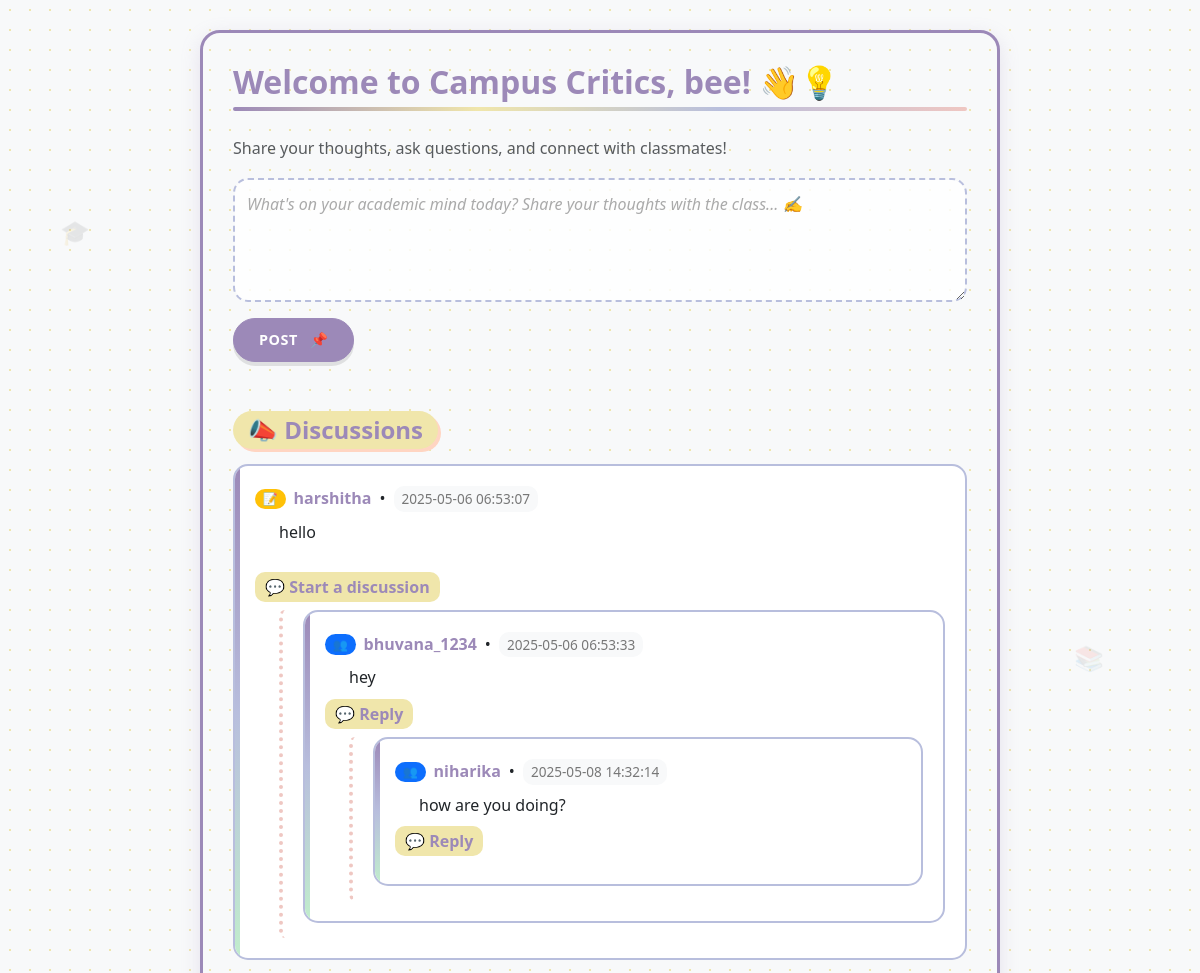
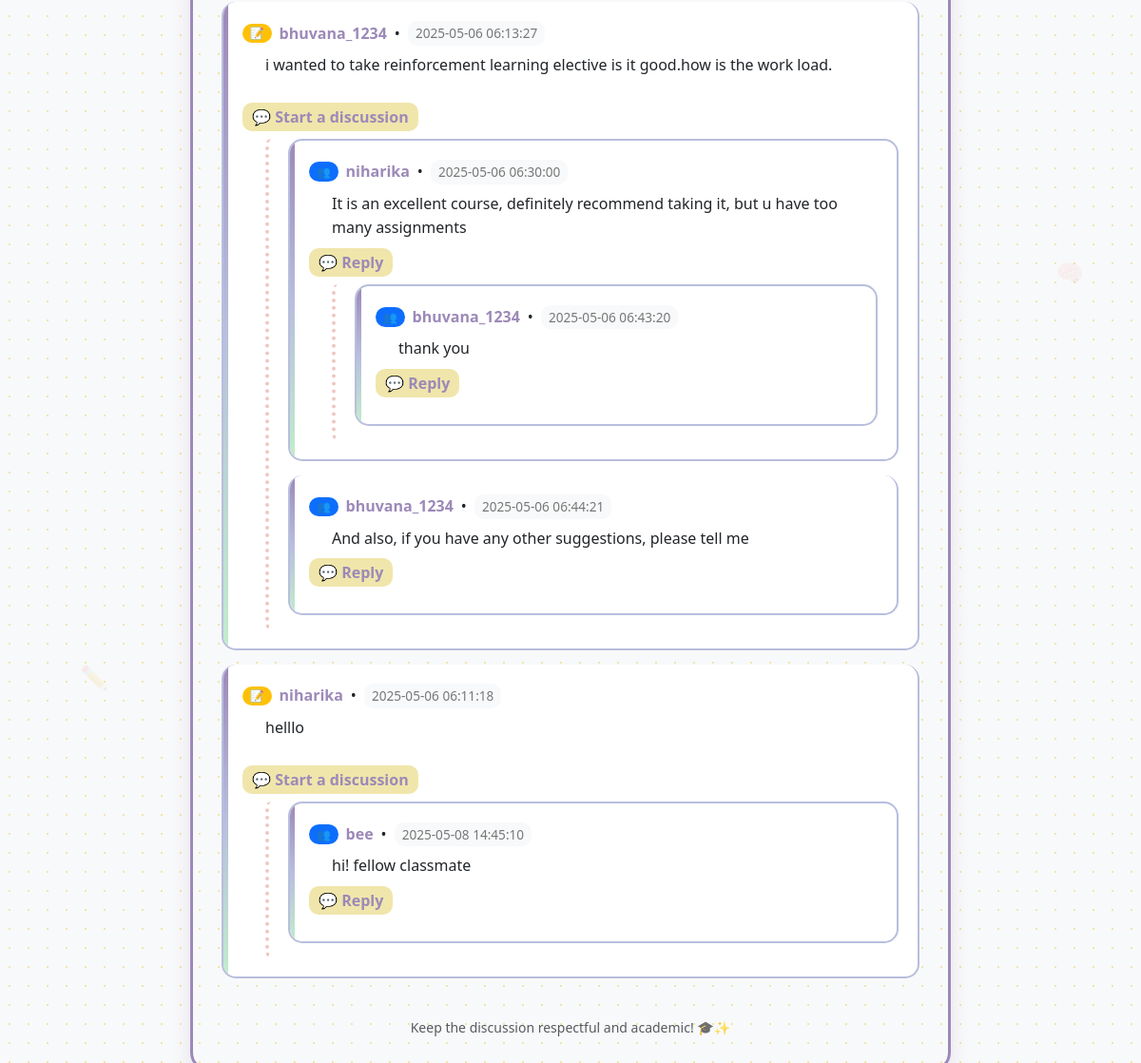
Page /community (signed in) on the committed database (2 pictures, top to bottom).
### tables this page shows
CREATE TABLE community_users (
            email TEXT PRIMARY KEY,
            username TEXT UNIQUE NOT NULL,
            FOREIGN KEY (email) REFERENCES users(email) ON DELETE CASCADE
        );

CREATE TABLE community_posts (
            id INTEGER PRIMARY KEY AUTOINCREMENT,
            username TEXT NOT NULL,
            message TEXT NOT NULL,
            timestamp DATETIME DEFAULT CURRENT_TIMESTAMP,
            FOREIGN KEY (username) REFERENCES community_users(username) ON DELETE CASCADE
        );

CREATE TABLE community_replies (
            id INTEGER PRIMARY KEY AUTOINCREMENT,
            post_id INTEGER NOT NULL,
            username TEXT NOT NULL,
            message TEXT NOT NULL,
            timestamp DATETIME DEFAULT CURRENT_TIMESTAMP, parent_reply_id INTEGER,
            FOREIGN KEY (post_id) REFERENCES community_posts(id) ON DELETE CASCADE,
            FOREIGN KEY (username) REFERENCES community_users(username) ON DELETE CASCADE
        );

### main.py (the view, shortened to what this page needs)
@app.route('/community', methods=['GET', 'POST'])
def community():
    if 'email' not in session:
        flash('Please log in first.')
        return redirect('/login')
    email = session['email']
    conn = get_db_connection()
    cursor = conn.cursor()
    user = cursor.execute("SELECT username FROM community_users WHERE email = ?", (email,)).fetchone()
    if not user:
        conn.close()
        flash("You must join the community first.")
        return redirect('/join_community')
    username = user['username']
    posts = cursor.execute('SELECT * FROM community_posts ORDER BY timestamp DESC').fetchall()
    all_replies = cursor.execute('SELECT * FROM community_replies ORDER BY timestamp ASC').fetchall()
    conn.close()
    post_reply_map = {}
    for reply in all_replies:
        post_id = reply['post_id']
        post_reply_map.setdefault(post_id, []).append(reply)
    enriched_posts = []
    for post in posts:
        enriched_posts.append({
            **dict(post),
            'replies': post_reply_map.get(post['id'], [])
        })
    return render_template('community.html', username=username, posts=enriched_posts)

### main.py (called while the page is built)
def get_db_connection():
    conn = sqlite3.connect('database.db')
    conn.row_factory = sqlite3.Row
    return conn

### templates/community.html (shortened to what this page needs)
<!DOCTYPE html>
<html lang="en">
<head>
    <link rel="stylesheet" href="https://cdn.jsdelivr.net/npm/bootstrap@5.3.0/dist/css/bootstrap.min.css">
</head>
<body class="container mt-4">
    <div class="floating-emoji" style="top: 10%; left: 5%;">🎓</div>
    <div class="floating-emoji" style="top: 30%; right: 8%;">📚</div>
    <div class="floating-emoji" style="bottom: 20%; left: 7%;">✏️</div>
    <div class="floating-emoji" style="bottom: 40%; right: 5%;">🧠</div>
    <h2>Welcome to Campus Critics, {{ username }}! 👋💡</h2>
    <p class="text-muted">Share your thoughts, ask questions, and connect with classmates!</p>
    <form method="POST" class="mb-4">
        <div class="mb-3">
            <textarea name="message" class="form-control" rows="4" placeholder="What's on your academic mind today? Share your thoughts with the class... ✍️" required></textarea>
        </div>
        <button type="submit" class="btn btn-primary">
            <span class="me-2">Post</span> 📌
        </button>
    </form>
    <h4>📣 Discussions</h4>
    {% macro render_replies(parent_id, replies, post_id) %}
        <ul class="list-group mt-2 ms-4">
            {% for reply in replies %}
                {% if reply['parent_reply_id'] == parent_id %}
                    <li class="list-group-item">
                        <div class="d-flex align-items-center mb-2">
                            <span class="badge bg-primary rounded-pill me-2">👥</span>
                            <strong>{{ reply['username'] }}</strong>
                            <span class="mx-2">•</span>
                            <em>{{ reply['timestamp'] }}</em>
                        </div>
                        <div class="ps-4">
                            {{ reply['message'] }}
                        </div>
                        <button class="btn btn-link p-0 mt-2" data-bs-toggle="collapse" data-bs-target="#replyForm-{{ reply['id'] }}" aria-expanded="false" aria-controls="replyForm-{{ reply['id'] }}">
                            💬 Reply
                        </button>
                        {{ render_replies(reply['id'], replies, post_id) }}
                    </li>
                {% endif %}
            {% endfor %}
        </ul>
    {% endmacro %}
    <ul class="list-group">
        {% for post in posts %}
            <li class="list-group-item">
                <div class="d-flex align-items-center mb-2">
                    <span class="badge bg-warning text-dark rounded-pill me-2">📝</span>
                    <strong>{{ post['username'] }}</strong>
                    <span class="mx-2">•</span>
                    <em>{{ post['timestamp'] }}</em>
                </div>
                <div class="ps-4 mb-3">
                    {{ post['message'] }}
                </div>
                <button class="btn btn-link p-0" data-bs-toggle="collapse" data-bs-target="#replyForm-post-{{ post['id'] }}" aria-expanded="false" aria-controls="replyForm-post-{{ post['id'] }}">
                    💬 Start a discussion
                </button>
                {{ render_replies(None, post.replies, post.id) }}
            </li>
        {% endfor %}
    </ul>
    <div class="mt-4 text-center text-muted">
        <small>Keep the discussion respectful and academic! 🎓✨</small>
    </div>
</body>
</html>

### templates/community.html (style rules this page uses)
:root { --professor-purple: #9c89b8; --happy-yellow: #f0e6ab; --brainy-blue: #b8bedd; --creative-coral: #efc7c2; --growth-green: #c1edcc; --energetic-orange: #ffd5c2; --chalkboard: #3a3a3a; --whiteboard: #f8f9fa; }
body { background-color: #faf3f0; background-image: radial-gradient(var(--happy-yellow) 1px, transparent 1px); background-size: 20px 20px; color: var(--chalkboard); font-family: 'Comic Neue', 'Segoe UI', cursive, sans-serif; line-height: 1.6; }
.container { max-width: 800px; background-color: var(--whiteboard); border-radius: 20px; box-shadow: 0 6px 20px rgba(156, 137, 184, 0.2); padding: 30px; margin-top: 30px !important; margin-bottom: 30px; border: 3px solid var(--professor-purple); }
h2 { color: var(--professor-purple); font-weight: 700; margin-bottom: 25px; padding-bottom: 10px; position: relative; }
h2:after { content: ""; position: absolute; bottom: 0; left: 0; width: 100%; height: 4px; background: linear-gradient(90deg, var(--professor-purple), var(--happy-yellow), var(--brainy-blue), var(--creative-coral)); border-radius: 2px; }
h4 { color: var(--professor-purple); margin: 25px 0 15px; font-weight: 600; background-color: var(--happy-yellow); display: inline-block; padding: 5px 15px; border-radius: 30px; box-shadow: 3px 3px 0 var(--energetic-orange); }
.form-control { border-radius: 15px; border: 2px dashed var(--brainy-blue); padding: 12px; transition: all 0.3s; font-size: 1rem; background-color: rgba(255, 255, 255, 0.8); }
.form-control::placeholder { color: #aaa; font-style: italic; }
.btn-primary { background-color: var(--professor-purple); border-color: var(--professor-purple); color: white; font-weight: 600; padding: 10px 25px; border-radius: 50px; transition: all 0.3s; letter-spacing: 0.5px; text-transform: uppercase; font-size: 0.9rem; box-shadow: 0 4px 0 rgba(0, 0, 0, 0.1); }
.list-group-item { border-radius: 15px !important; margin-bottom: 15px; border: 2px solid var(--brainy-blue); transition: all 0.3s; padding: 20px; background-color: white; position: relative; overflow: hidden; }
.list-group-item:before { content: ""; position: absolute; top: 0; left: 0; width: 5px; height: 100%; background: linear-gradient(to bottom, var(--professor-purple), var(--brainy-blue), var(--growth-green)); }
strong { color: var(--professor-purple); font-weight: 700; }
em { color: #777; font-size: 0.85rem; font-style: normal; background-color: var(--whiteboard); padding: 2px 8px; border-radius: 10px; display: inline-block; }
.btn-link { color: var(--professor-purple); text-decoration: none; font-weight: 600; background-color: var(--happy-yellow); padding: 3px 10px !important; border-radius: 10px; display: inline-block; margin-top: 10px; transition: all 0.3s; border: none; }
.list-group .list-group { border-left: 4px dotted var(--creative-coral); padding-left: 20px; margin-top: 15px; }
.list-group-item { animation: slideIn 0.4s cubic-bezier(0.175, 0.885, 0.32, 1.275); }
.floating-emoji { position: absolute; font-size: 1.5rem; opacity: 0.1; z-index: -1; animation: float 6s ease-in-out infinite; }

### rows in the picture
community_users: username "bee"
community_posts: username "harshitha", timestamp "2025-05-06 06:53:07", message "hello"
community_replies: username "bhuvana_1234", timestamp "2025-05-06 06:53:33", message "hey"
community_replies: username "niharika", timestamp "2025-05-08 14:32:14", message "how are you doing?"
community_posts: username "bhuvana_1234", timestamp "2025-05-06 06:13:27", message "i wanted to take reinforcement learning elective is it good.how is the work load."
community_replies: username "niharika", timestamp "2025-05-06 06:30:00", message "It is an excellent course, definitely recommend taking it, but u have too many assignments"
community_replies: username "bhuvana_1234", timestamp "2025-05-06 06:43:20", message "thank you"
community_replies: username "bhuvana_1234", timestamp "2025-05-06 06:44:21", message "And also, if you have any other suggestions, please tell me"
community_posts: username "niharika", timestamp "2025-05-06 06:11:18", message "helllo"
community_replies: username "bee", timestamp "2025-05-08 14:45:10", message "hi! fellow classmate"
